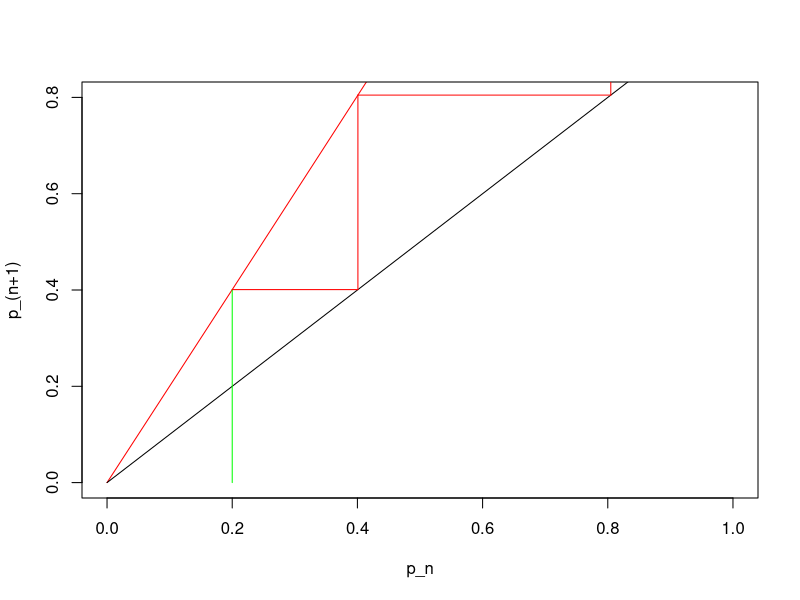

Write R code to recreate this figure.
# nextTerm <- function(x) r * (1 - x) * x

K <- 50

nextTerm <- function(x) 2 * x + (x ** 2) / K

identityLine <- function(x) x


r <- 3.25
startingTerm <- 0.2
iterations <- 100
xlims <- c(0, 1)
ylims <- c(0, 0.8)

plot(seq(xlims[1], xlims[2], by = 0.01), nextTerm(seq(xlims[1], xlims[2], by = 0.01)), xlim = xlims, ylim = ylims, type = "l", col = "red", xlab = "p_n", ylab = "p_(n+1)")
lines(seq(xlims[1], xlims[2], by = 0.01), identityLine(seq(xlims[1], xlims[2], by = 0.01)))

segments(startingTerm, 0, startingTerm, nextTerm(startingTerm), col = "green")

p_n <- startingTerm
p_n_plus1 <- nextTerm(p_n)

colfunc <- colorRampPalette(c("red", "orange"))
colors <- colfunc(2 * iterations)

for (i in 1:iterations) {
  segments(p_n, p_n_plus1, p_n_plus1, p_n_plus1, col = colors[(2 * i) - 1])
  p_n <- nextTerm(p_n)
  p_n_plus1 <- nextTerm(p_n)
  segments(p_n, p_n, p_n, p_n_plus1, col = colors[2 * i])
}